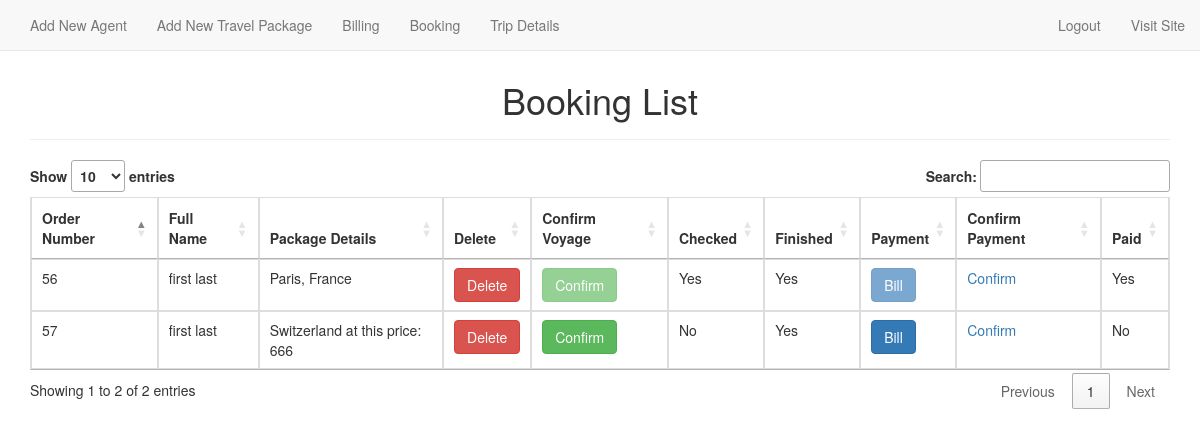
/bookinglist.php, run on the app's committed database.
### tables this page shows
CREATE TABLE `reservations` (
  `orderid` int(11) NOT NULL,
  `fullname` varchar(255) NOT NULL,
  `username` varchar(100) NOT NULL,
  `package` varchar(558) NOT NULL,
  `dest_date` varchar(100) NOT NULL,
  `arrival_date` varchar(100) NOT NULL,
  `email` varchar(50) NOT NULL,
  `mobile` int(14) NOT NULL,
  `confirmation` int(11) NOT NULL,
  `location` varchar(255) NOT NULL,
  `agentid` int(11) NOT NULL,
  `finished` int(11) NOT NULL,
  `paid` int(11) NOT NULL
);

### bookinglist.php (the view, shortened to what this page needs)
<?php
$connection = mysqli_connect('localhost', 'root', '', 'brontetravelagency');
$select_query = "SELECT * FROM `reservations` ORDER BY orderid DESC";
$result = mysqli_query($connection, $select_query);
?>
<!DOCTYPE html>
<html lang="en">
    <head>
        <link href="http://maxcdn.bootstrapcdn.com/bootstrap/3.2.0/css/bootstrap.min.css" rel="stylesheet">
        <link rel="stylesheet" href="http://cdn.datatables.net/1.10.2/css/jquery.dataTables.min.css">
        <link rel="stylesheet" href="sweetalert2/sweetalert2.css">
        <link rel="stylesheet" href="animate.css">
        <link rel="stylesheet" href="style.css">
    </head>
    <body>
<?php include 'navbar_admin.php'; ?>
        <br><br>
        <div class="container">
            <div class="row">
                <div class="col-md-12">
                    <div class="page-header">
                        <h1 style="text-align: center;">Booking List</h1>
                    </div>
                    <table id="myTable" class="table table-bordered animated bounce">
                        <thead>
                        <th>Order Number</th>
                        <th>Full Name</th>
                        <th>Package Details</th>
                        <th>Delete</th>
                        <th>Confirm Voyage</th>
                        <th>Checked</th>
                        <th>Finished</th>
                        <th>Payment</th>
                        <th>Confirm Payment</th>
                        <th>Paid</th>
                        </thead>
                        <tbody>
<?php while ($row = mysqli_fetch_assoc($result)) { ?>
                                <tr>
                                    <td><?php echo $row['orderid']; ?></td>
                                    <td><?php echo $row['fullname']; ?></td>
                                    <td><?php echo $row['package']; ?></td>
                                    <td><a class="btn btn-danger" href="deletebooking.php?id=<?php echo $row['orderid']; ?>">Delete</a></td>
                                    <?php if ($row['confirmation'] == '0') { ?>
                                        <td><a class="btn btn-success" href="confirmbooking.php?id=<?php echo $row['orderid']; ?>">Confirm</a></td>
                                    <?php } else { ?>
                                        <td><a class="btn btn-success disabled" href="confirmbooking.php?id=<?php echo $row['orderid']; ?>">Confirm</a></td>
                                    <?php } ?>
                                    <?php if ($row['confirmation'] == '0') { ?>
                                        <td>No</td>
                                    <?php } else { ?>
                                        <td>Yes</td>
                                    <?php } ?>
                                    <?php if ($row['finished'] == '0') { ?>
                                        <td>No</td>
                                    <?php } else { ?>
                                        <td>Yes</td>
                                    <?php } ?>
    <?php if ($row['finished'] == '1' and $row['paid'] == 0) { ?>
                                        <td><a class="btn btn-primary" href="bill.php?id=<?php echo $row['orderid']; ?>">Bill</a></td>
                                    <?php } else if ($row['paid'] == 1) { ?>
                                        <td><a class="btn btn-primary disabled" href="bill.php?id=<?php echo $row['orderid']; ?>">Bill</a></td>
                                    <?php } ?>
                                    <td><a href="confirmpayment.php?id=<?php echo $row['orderid']; ?>">Confirm</a></td>
    <?php if ($row['paid'] == '0') { ?>
                                        <td>No</td>
                                    <?php } else { ?>
                                        <td>Yes</td>
                                    <?php } ?>
                                </tr>
<?php } ?>
                        </tbody>
                    </table>
                </div>
            </div>
        </div>
    </body>
</html>

### data on the page
reservations: orderid "57", fullname "first last", package "Switzerland at this price: 666", confirmation "No", finished "Yes", paid "No"
reservations: orderid "56", fullname "first last", package "Paris, France", confirmation "Yes", finished "Yes", paid "Yes"
